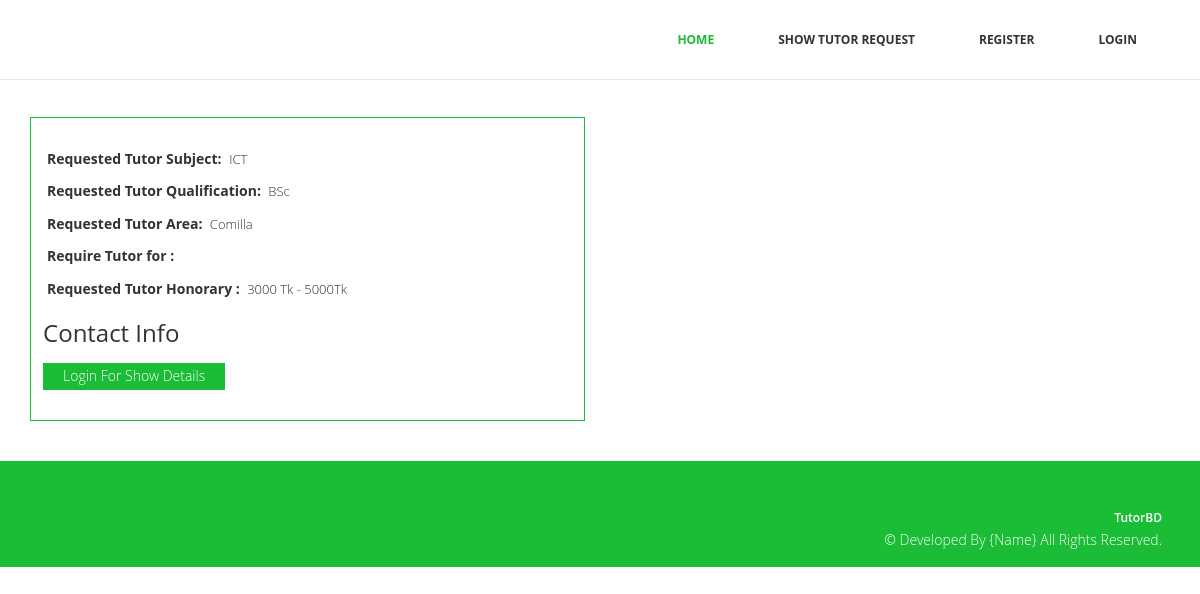
/detailstutorreq.php?id=5, run on the app's committed database.
### tables this page shows
CREATE TABLE `tutor_request` (
  `id` int(6) NOT NULL,
  `gurdian_name` varchar(50) NOT NULL,
  `gurdian_mobile` varchar(50) NOT NULL,
  `email` varchar(100) NOT NULL,
  `subject` varchar(50) NOT NULL,
  `class` varchar(50) NOT NULL,
  `t_qualification` varchar(50) NOT NULL,
  `area` varchar(50) NOT NULL,
  `honorary` varchar(40) NOT NULL
);

### detailstutorreq.php (the view, shortened to what this page needs)
<?php include("header.php"); ?>
<section id="tutorlist">
<div class="container">
	<div class="row">
	<h2> Featured Tutors</h2>
	<?php
	 $id=$_GET['id'];
	include("inc/constant.php");
	$sql = "SELECT *  FROM tutor_request WHERE id=$id";
	$result = $conn->query($sql);
	 if ($result->num_rows > 0) {
	while($row = $result->fetch_assoc()) {?>
		<div class="col-md-6">
		<div class="single-tutor">
			<p><span>Requested Tutor Subject: </span><?php echo $row["subject"] ?></p>
			<p><span>Requested Tutor Qualification:</span> <?php echo $row["t_qualification"] ?></p>
			<p><span>Requested Tutor Area:</span> <?php echo $row["area"] ?></p>
			<p><span>Require Tutor for  :</span> <?php echo $row["class"] ?></p>
			<p><span>Requested Tutor Honorary :</span> <?php echo $row["honorary"] ?></p>
			<div class="contact_info">
			<h3>Contact Info</h3>
				<?php
  if(($_SESSION['email']) && ($_SESSION['password']) ){?>
			<p><span>Name: </span><?php echo $row["gurdian_name"] ?></p>
			<p><span>Email: </span><?php echo $row["email"] ?></p>
			<p><span>Contact Number: </span><?php echo $row["gurdian_mobile"] ?></p>
			<?php
			} else
			echo '<a href="login.php">Login For Show Details</a>';
			?>
			</div>
		</div>
		</div>
		<?php 	}
										} ?>
	</div>
</div>
</section>
<?php include("footer.php"); ?>

### css/style.css (style rules this page uses)
body { font-family:'Open Sans', Arial, sans-serif; font-size:14px; font-weight:300; line-height:1.6em; color:#fff; background-color:#fff; overflow-x:hidden; }
hi,h2,h3,h4,h5,h6 { color:#333; line-height:1.1em; }
p { color:#333; font-size:13px; }
a { text-decoration:none; transition: all 0.1s ease-in-out; -moz-transition: all 0.1s ease-in-out; -webkit-transition: all 0.1s ease-in-out; -o-transition: all 0.1s ease-in-out; outline: none; color:#333; }
#tutorlist { padding:40px 0; float:left; width:100%; }
#tutorlist h2 { text-align: center; margin-bottom: 58px; width: 269px; margin: 0 auto; margin-bottom: 40px; border-bottom: 4px solid #1BBD36; }
.single-tutor { float: left; width: 100%; border: 1px solid #1BBD36; padding: 30px 12px; }
.single-tutor span { font-size: 14px; font-weight: bold; padding: 4px; }
.single-tutor a { display: inline-block; padding: 2px 20px; background: #1BBD36; color: #fff; margin-top: 7px; }

### data on the page
tutor_request: subject "ICT", t_qualification "BSc", area "Comilla", honorary "3000 Tk - 5000Tk"
